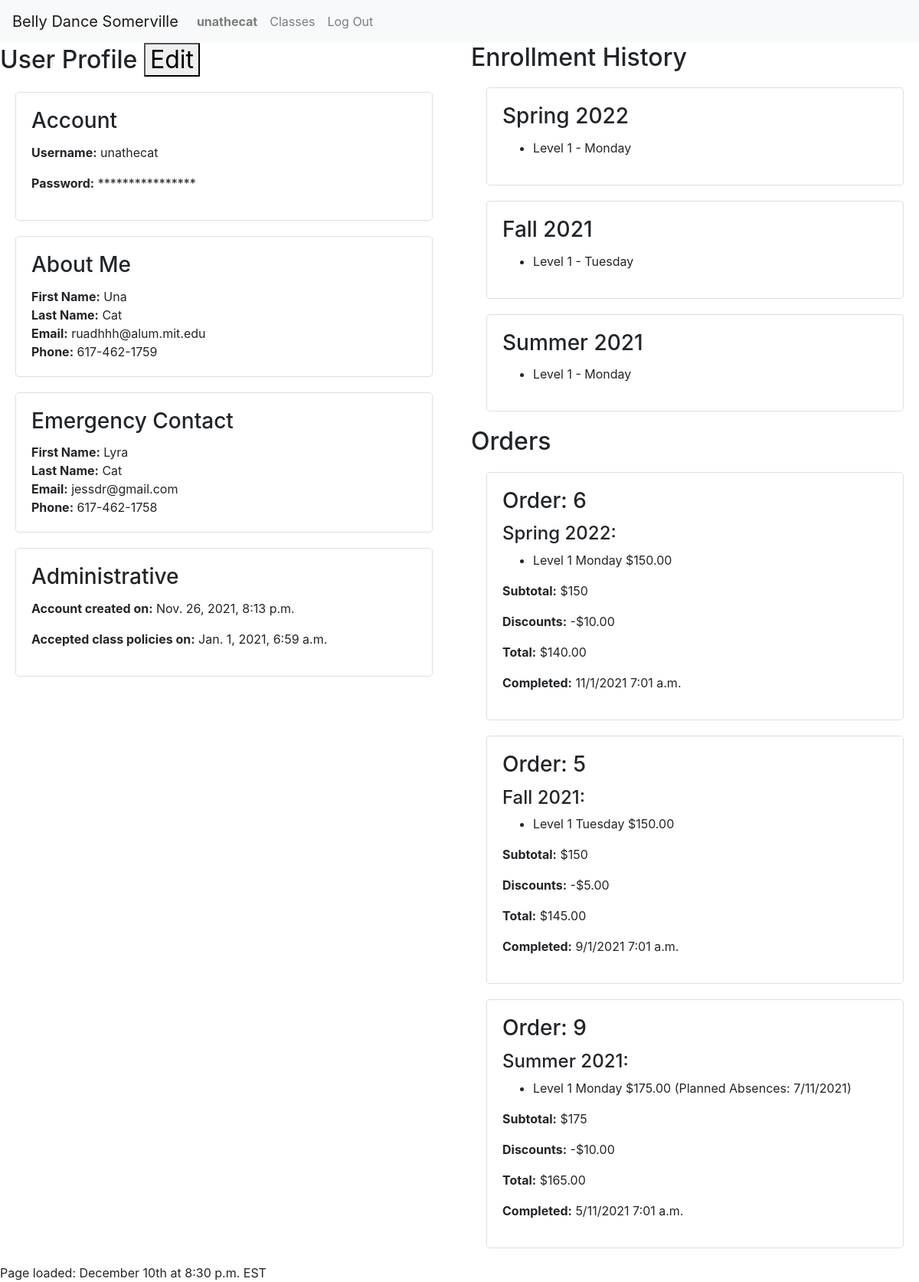
Page /users/32 (signed in) on the earlier database version.
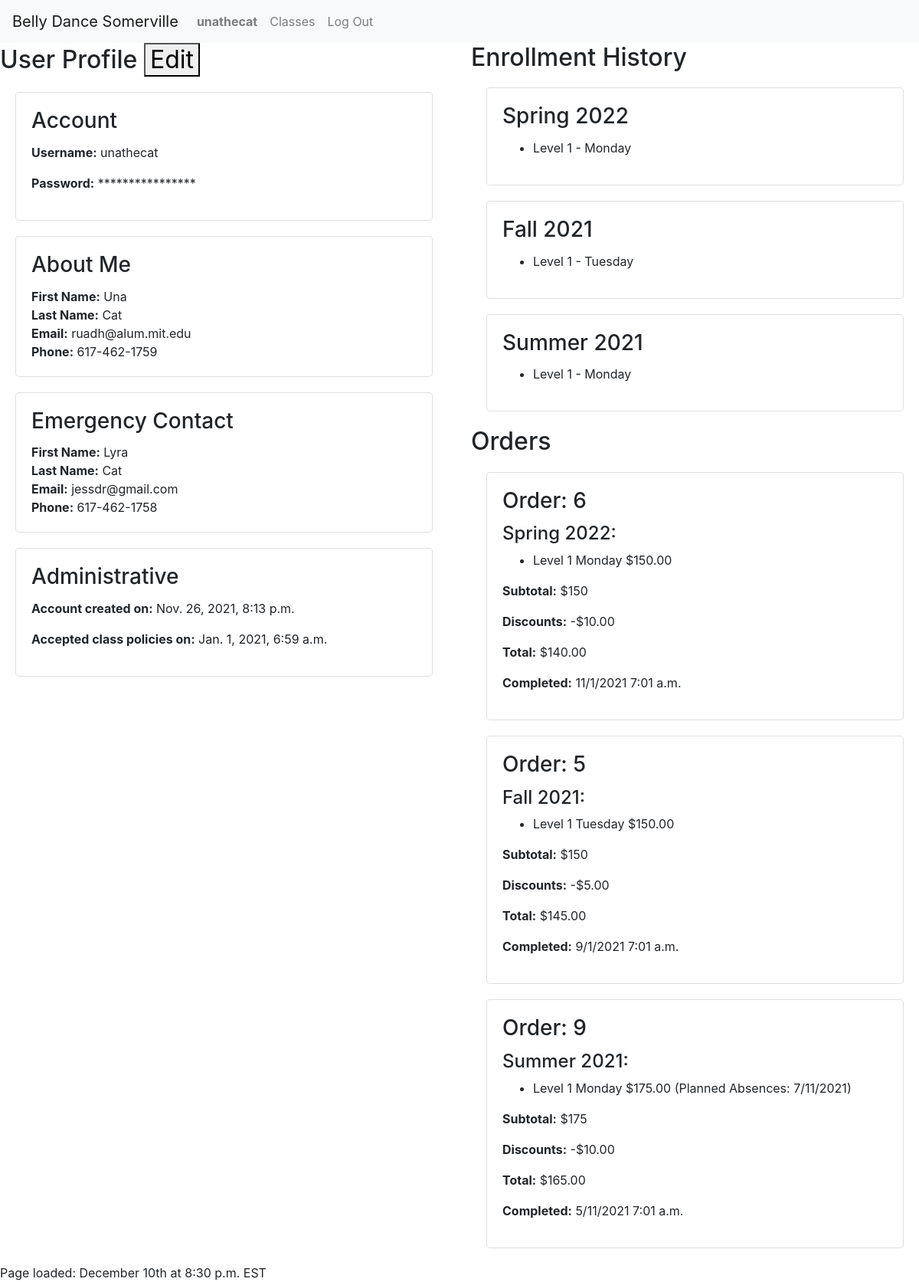
Same page on the later database version.
### enrollment/models.py (models this page shows, shortened)
class User(AbstractUser):
    timezone = models.CharField(max_length=32, choices=TIMEZONES,
                                default=settings.DEFAULT_TIMEZONE)
    first_name = models.CharField(max_length=128, null=False, blank=False)
    last_name = models.CharField(max_length=128, null=False, blank=False)
    email = models.EmailField(max_length=254, null=False, blank=False)
    phone = models.CharField(max_length=32, null=True, blank=True)
    emergency_first = models.CharField(max_length=128, null=True, blank=True)
    emergency_last = models.CharField(max_length=128, null=True, blank=True)
    emergency_email = models.EmailField(max_length=254, null=True, blank=True)
    emergency_phone = models.CharField(max_length=32, null=True, blank=True)
    accept_terms = models.DateTimeField(null=True, blank=True)
    contact_sheet_notes = models.CharField(
        max_length=2048, null=True, blank=True)
    @property
    def current_time(self):
        return timezone.now()

### enrollment/views.py (the view)
# urls.py: path('users/<int:id>', views.profile, name='profile'),
@login_required
@csrf_exempt
def profile(request, id):
    if request.method == 'PUT':
        try:
            user = User.objects.get(pk=id)
        except User.DoesNotExist:
            return JsonResponse({'error': 'User not found.'}, status=404)
        if request.user != user and not request.user.is_staff:
            return JsonResponse({'error': 'You are not authorized to edit this profile.'}, status=400)
        body = json.loads(request.body)
        for field in body:
            field_name = field.replace('-', '_')
            if field_name in settings.EDITABLE_USER_FIELDS:
                field_value = body.get(field).strip()
                setattr(user, field_name, field_value)
        user.save()
        return JsonResponse(user.serialize_editable(), status=200)
    elif request.method == 'GET':
        if request.user.id == id or request.user.is_staff:
            try:
                profile = User.objects.get(id=id)
            except User.DoesNotExist:
                return render(request, 'enrollment/profile.html', {
                    'orders': None,
                    'message': f'User {id} not found.'
                })
            semesters = Semester.objects.filter(
                offerings__line_items__order__student=id, offerings__line_items__order__completed__isnull=False).order_by('-start_date').distinct()
            for semester in semesters:
                semester.enrollments = LineItem.objects.filter(order__student=id).filter(
                    offering__semester=semester).exclude(order__completed=None)
            orders = completed_orders(request, id).order_by('-completed')
            for order in orders:
                order.items = order.line_items.all()
            return render(request, 'enrollment/profile.html', {
                'orders': orders,
                'semesters': semesters,
                'profile': profile
            })
        else:
            return render(request, 'enrollment/profile.html', {
                'orders': None,
                'message': 'You may not view other users\' profiles'
            })
    else:
        return render(request, 'enrollment/profile.html', {
                'orders': None,
                'message': 'PUT or GET method required'
            })

### enrollment/context_processors.py (called while the page is built)
def global_settings(request):
    return {
    'DEFAULT_TIMEZONE': settings.DEFAULT_TIMEZONE,
    'DATE_TIME_FORMAT': settings.DATE_TIME_FORMAT,
    'DATE_TIME_TIMEZONE_FORMAT': settings.DATE_TIME_TIMEZONE_FORMAT,
    'SCHOOL_NAME': settings.SCHOOL_NAME,
    'SCHOOL_POLICIES': settings.SCHOOL_POLICIES,
    'NO_OFFERINGS': settings.NO_OFFERINGS,
    }

### enrollment/models.py (called while the page is built)
    def __str__(self):
        return self.name

    @property
    def weekday_name(self):
        return settings.WEEKDAYS[self.weekday][1]

    @property
    def subtotal(self):
        try:
            amount = self.line_items.aggregate(Sum('price'))['price__sum']
        except Exception:
            return 0
        return 0 if amount == None else amount

    @property
    def total(self):
        return self.subtotal - self.discount if self.discount != None else self.subtotal

### enrollment/views.py (called while the page is built)
@login_required
def completed_orders(request, user):
    try:
        orders = Order.objects.filter(student=user).exclude(completed=None)
    except Order.DoesNotExist:
        return None
    return orders

### enrollment/templates/enrollment/profile.html (shortened to what the changed rows need)
{% extends "enrollment/layout.html" %}
{% block body %}
<div class="row">
    {% if profile %}
    <div id="profile-view" class="col-md">
        <h2>User Profile <button id="edit-profile-button" data-profile={{profile.id}}>Edit</button></h2>
        <div class="card">
            <div class="card-body">
                <h3 class="card-title">Account</h3>
                <p><span class="label">Username:</span> {{profile.username}}</p>
                <p><span class="label">Password:</span> ****************</p>
            </div>
        </div>
        <div class="card">
            <div class="card-body editable">
                <h3 class="card-title">About Me</h3>
                <div>
                    <span class="label">First Name:</span> <span class="value" id="first-name">{{profile.first_name}}</span>
                </div>
                <div>
                    <span class="label">Last Name:</span> <span class="value" id="last-name">{{profile.last_name}}</span>
                </div>
                <div>
                    <span class="label">Email:</span> <span class="value" id="email">{{profile.email}}</span>
                </div>
                <div>
                    <span class="label">Phone:</span> <span class="value" id="phone">{{profile.phone}}</span>
                </div>
            </div>
        </div>
        <div class="card">
            <div class="card-body editable">
                <h3 class="card-title">Emergency Contact</h3>
                <div>
                    <span class="label">First Name:</span> <span class="value" id="emergency-first">{{profile.emergency_first}}</span>
                </div>
                <div>
                    <span class="label">Last Name:</span> <span class="value" id="emergency-last">{{profile.emergency_last}}</span>
                </div>
                <div>
                    <span class="label">Email:</span> <span class="value" id="emergency-email">{{profile.emergency_email}}</span>
                </div>
                <div>
                    <span class="label">Phone:</span> <span class="value" id="emergency-phone">{{profile.emergency_phone}}</span>
                </div>
            </div>
        </div>
        <div class="card">
            <div class="card-body">
                <h3 class="card-title">Administrative</h3>
                <p><span class="label">Account created on:</span> {{profile.date_joined}}</p>
                <p><span class="label">Accepted class policies on:</span> {{profile.accept_terms}}</p>
            </div>
        </div>
    </div>
    {% endif %}
    <div class="col-md">
        {% if semesters %}
            <h2>Enrollment History</h2>
        {% endif %}
        {% if orders %}
        <h2>Orders</h2>
        {% endif %}
    </div>
</div>
{% endblock %}

### enrollment/templates/enrollment/layout.html (shortened to what this page needs)
{% load static %}
{% load tz %}
<!DOCTYPE html>
<html lang="en">
<head>
    <link rel="stylesheet" href="https://stackpath.bootstrapcdn.com/bootstrap/4.4.1/css/bootstrap.min.css"
>
    <link href="{% static 'enrollment/styles.css' %}" rel="stylesheet">
</head>
<body>
    <nav class="navbar navbar-expand-lg navbar-light bg-light">
        <a class="navbar-brand" href="#">{{SCHOOL_NAME}}</a>
        <div>
            <ul class="navbar-nav mr-auto">
                {% if user.is_authenticated %}
                    <li class="nav-item">
                        <a class="nav-link" href="{% url 'profile' user.id %}"><strong>{{user.username}}</strong></a>
                    </li>
                {% endif %}
                    <li class="nav-item">
                        <a class="nav-link" href="{% url 'index' %}">Classes</a>
                    </li>
                {% if user.is_authenticated %}
                    <li class="nav-item">
                        <a class="nav-link" href="{% url 'logout' %}">Log Out</a>
                    </li>
                {% endif %}
            </ul>
        </div>
    </nav>
    {% block body %}
    {% endblock %}
    <footer>
        Page loaded:  {{user.current_time|date:DATE_TIME_TIMEZONE_FORMAT}}
    </footer>
</body>
</html>

Differences in the rows shown:
changed User "unathecat": email "ruadhhh@alum.mit.edu" → "ruadh@alum.mit.edu"
